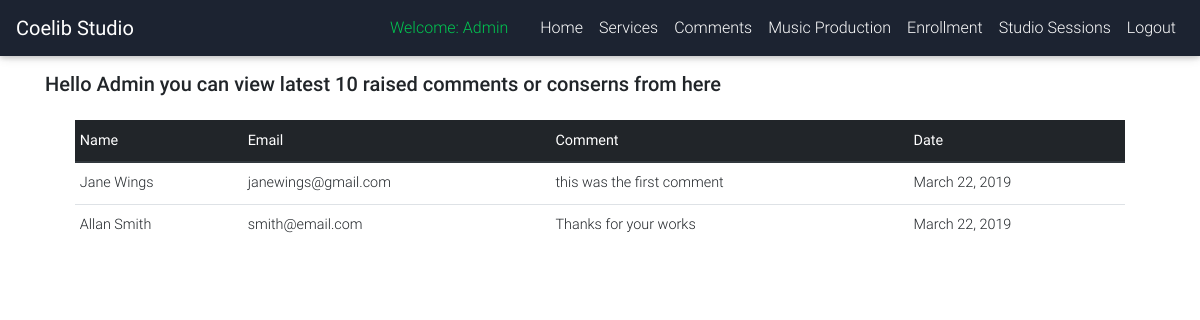
The page /readcomments/ (signed in) on the database its author committed.
### services/models.py (models this page shows)
class Comment(models.Model):
    name = models.CharField(max_length=100)
    email = models.EmailField(max_length=100)
    comment = models.CharField(max_length=500)
    comment_date = models.DateField(auto_now_add=True)

### newusers/views.py (the view)
# urls.py: path('readcomments/', views.read_comments, name='read_comments'),
def read_comments(request):
    comments = Comment.objects.all().order_by('-comment_date')[:10]
    count_comments = Comment.objects.all().count()
    if(comments.count() < 1):
        messages.success(request, 'Sorry there are no comments currently')
    elif count_comments > 10:
        count_comments = str(count_comments)
        messages.success(request, 'There are '+ count_comments + ' comments but we are showing the 10 latest comments')
    context = {'comments':comments, 'count_comments':count_comments}
    return render(request, 'newusers/read_comments.html', context)

### newusers/templates/newusers/read_comments.html (shortened to what this page needs)
{% extends 'newusers/base.html' %}
{% block content %}
{% if user.is_authenticated %}
<br><br><br>
<div class="container">
    <h2 class="h5 gray-text text-left mb-4">Hello {{ user.username }}  you can view latest 10 raised comments or conserns from here</h2>
    <div class="container">
      {% if comments %}
      <div class="container">
      <table class="table table-hover table-sm">
                <thead class="thead-dark">
                  <tr>
                    <th>Name</th>
                    <th>Email</th>
                    <th>Comment</th>
                    <th>Date</th>
                    </tr>
                </thead>
                  <tbody>
          {% for incomment in comments %}
          <tr>
            <td>{{ incomment.name}}</td>
            <td>{{ incomment.email }}</td>
            <td>{{ incomment.comment }}</td>
            <td>{{ incomment.comment_date}}</td>
          </tr>
          {% endfor %}
                </tbody>
              </table>
          </div>
      {% endif %}
    </div>
</div>
{%endif%}
{% endblock %}

### newusers/templates/newusers/base.html (shortened to what this page needs)
<!DOCTYPE html>
<html lang="en">
<head>
{% load static %}
    <link rel="stylesheet" href="https://use.fontawesome.com/releases/v5.7.0/css/all.css">
    <link rel="stylesheet" href="{% static 'bootstrap/MDB/css/bootstrap.min.css' %}" type="text/css">
    <link href="{% static 'bootstrap/MDB/css/mdb.min.css' %}" type="text/css" rel="stylesheet">
    <link rel="stylesheet" href="{% static 'css/style.css' %}">
    <link rel="stylesheet" href="{% static 'datepicker/css/jquery-ui.css'%}">
</head>
<body>
  <nav class="navbar navbar-expand-lg navbar-dark unique-color-dark fixed-top mb-5">
    {% if user.is_authenticated %}
    <a class="navbar-brand" href="{% url 'index'%} ">
      <strong>Coelib Studio</strong>
    </a>
    <div class="collapse navbar-collapse" id="navbarSupportedContent">
      <ul class="navbar-nav ml-auto">
        <li class="nav-item">
          <a class="nav-link disabled text-success mr-3" href="{% url 'index' %}"> Welcome: {{ user.username }}
          </a>
        </li>
        <li class="nav-item">
          <a class="nav-link" href="{% url 'producerpage' %}">Home
          </a>
        </li>
        <li class="nav-item">
          <a class="nav-link" href="{% url 'services' %} ">Services</a>
        </li>
        <li class="nav-item">
            <a class="nav-link" href="{% url 'read_comments' %}">Comments</a>
        </li>
        <li class="nav-item">
            <a class="nav-link" href="{% url 'music_session' %}">Music Production</a>
        </li>
        <li class="nav-item">
            <a class="nav-link" href="{% url 'music_classes' %}">Enrollment</a>
        </li>
        <li class="nav-item">
          <a class="nav-link" href="{% url 'studio_sessions' %}">Studio Sessions</a>
        </li>
        <li class="nav-item">
            <a class="nav-link" href="{% url 'logout' %}">Logout</a>
        </li>
      </ul>
{% endif %}
  </nav>
{% block content %}
{% endblock %}
</body>
</html>

### newusers/static/css/style.css (style rules this page uses)
body { background: #fff; padding:0; margin: 0; }
nav { margin-bottom: 47px; }
* { padding: 0; margin: 0; }

### newusers/templates/newusers/base.html (style rules this page uses)
html, body, header, .view { height: 100%; }

### rows shown on the page
Comment: name "Jane Wings", email "janewings@gmail.com", comment "this was the first comment", comment_date "March 22, 2019"
Comment: name "Allan Smith", email "smith@email.com", comment "Thanks for your works", comment_date "March 22, 2019"

### other values the page prints
{{ user.username }} "Admin"
